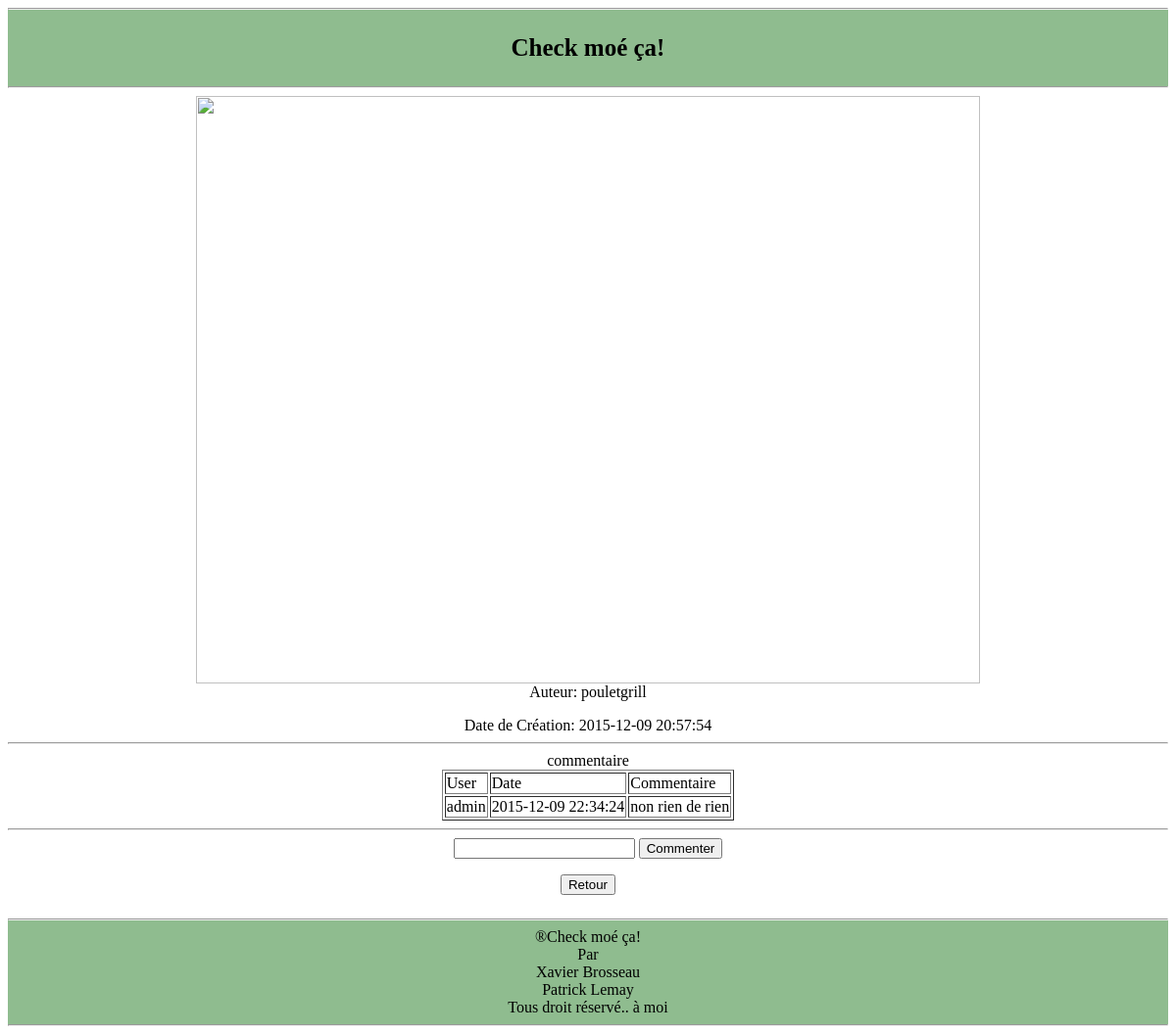
The app's page /gestimage.php?i=img_566887c2ce0dc, older data.
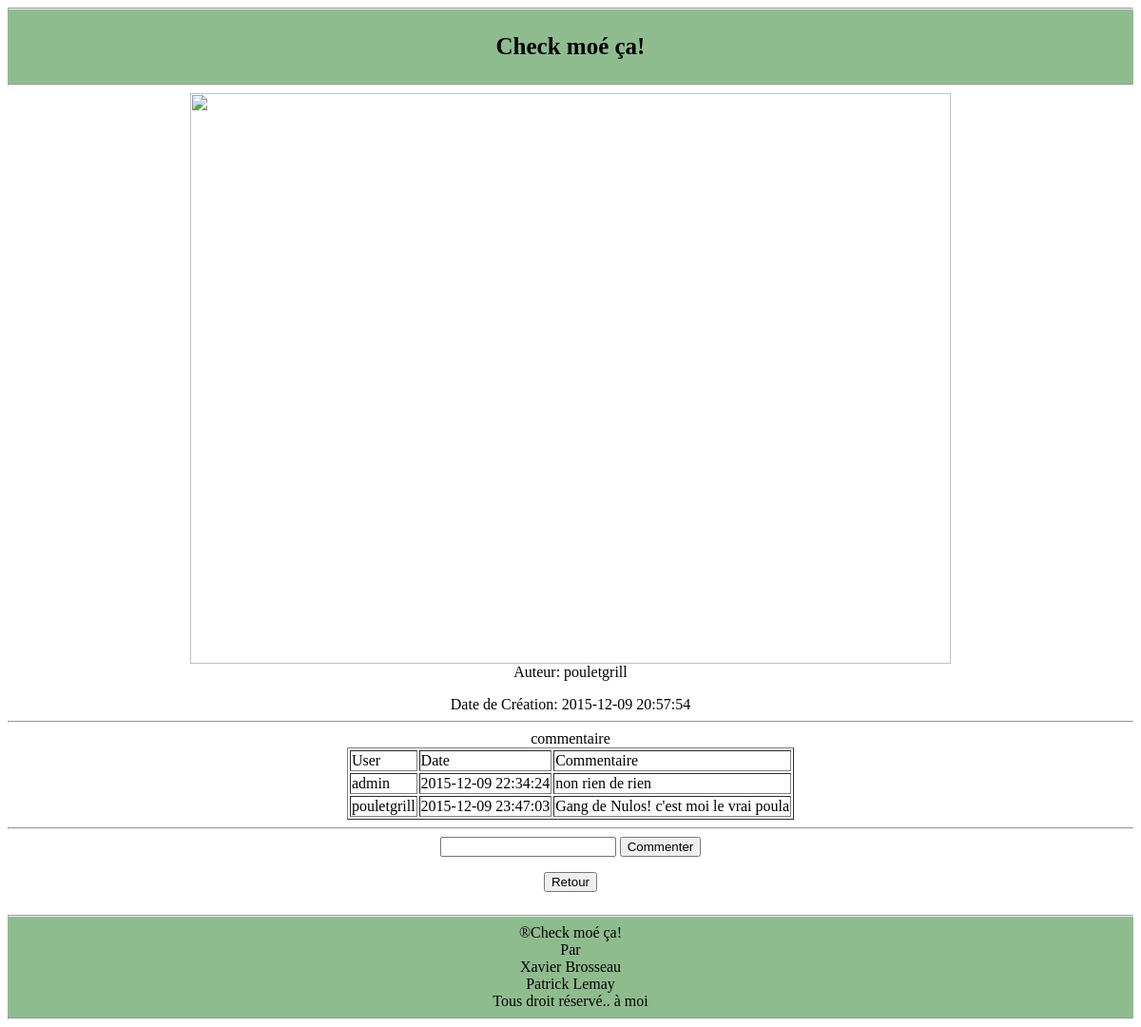
The same page, newer data.
### tables this page shows
CREATE TABLE IF NOT EXISTS `image` (
  `IdImage` varchar(100) NOT NULL,
  `User` varchar(50) NOT NULL,
  `date` varchar(50) NOT NULL,
  PRIMARY KEY (`IdImage`),
  KEY `User` (`User`)
);

CREATE TABLE IF NOT EXISTS `commentaire` (
  `IdCommentaire` bigint(20) NOT NULL AUTO_INCREMENT,
  `User` varchar(50) NOT NULL,
  `Date` varchar(50) NOT NULL,
  `commentaire` varchar(150) NOT NULL,
  `IDImage` varchar(50) NOT NULL,
  PRIMARY KEY (`IdCommentaire`),
  KEY `User` (`User`),
  KEY `IDImage` (`IDImage`)
);

### BDClass.php (called while the page is built, shortened)
<?php
class Gestion
{
    private $bdd;
    function __construct()
    {
        global $bdd;
        $this->bdd = $bdd;
    }
    function GetInfoFromImage($ImageId)
    {
        if($sqlSelect = $this->bdd->prepare("SELECT user, date FROM image WHERE IdImage=?"))
        {
            $sqlSelect->bindParam(1, $ImageId, PDO::PARAM_STR);
            $sqlSelect ->execute();
            $usager =  $sqlSelect->fetchAll();
            return  $usager ;
        }
        else
        {
            die("Erreur : MYSQL statement n'a pas pu être préparé");
        }
    }
    function GetCommentaireFromImage($FIdImage)
    {
       if($sqlSelect = $this->bdd->prepare("SELECT user,date,commentaire,IdCommentaire FROM commentaire WHERE IdImage=?"))
        {
            $sqlSelect ->bindParam(1, $FIdImage, PDO::PARAM_STR);
            $sqlSelect ->execute();
            $toutlesUsagers =  $sqlSelect->fetchAll();
            return  $toutlesUsagers ;
        }
        else
        {
            die("Erreur : MYSQL statement n'a pas pu être préparé");
        }
    }
}

### gestimage.php (the view, shortened to what this page needs)
<head>
    <link rel='stylesheet' type='text/css' href='styles.css'>
</head>
<?php
include_once("BaseDeDonne.php");
include_once("BDClass.php");
$gestion = new Gestion();
include_once("headpage.php");
$image = $_GET["i"];
$imageUser = $gestion->GetInfoFromImage($image)[0][0];
$imageDate = $gestion->GetInfoFromImage($image)[0][1];
echo ("
<div class='lediv'>
    <img class='limg' src='./Images/". $image ."'>
</div>
<div class='comment'>
    <p>Auteur: ".$imageUser."</p>
    <p>Date de Création: ".$imageDate."</p>
</div>
");
echo("
<hr>
<div class='comment'>
commentaire
");
$tableauCommentaire = $gestion->GetCommentaireFromImage($image);
echo("
    <table border='1' style='width:100%'>
    <tr>
        <td>User</td>
        <td>Date</td>
        <td>Commentaire</td>
    </tr>
    ");
for($i = 0; $i < count($tableauCommentaire);$i++)
{
    echo("
        <tr>
            <td>".$tableauCommentaire[$i][0]."</td>
            <td>".$tableauCommentaire[$i][1]."</td>
            <td>".$tableauCommentaire[$i][2]."</td>");
}
echo("
</table>
</div>
");
echo("<hr>
<div class='delete'>
");
echo("
    <form action='comment.php' method='post'>
        <input type='text' name='commentaireSec' maxlength='150'>
        <input type='hidden' name='image' value='". $image ."'>
        <input type='submit' value='Commenter'>
    </form>
");
echo("
    <form action='index.php' method='post'>
        <input type='submit' value='Retour'>
    </form>
    </div>
");

### headpage.php (shortened to what this page needs)
<div style="width: 100%;height: auto;background-color: darkseagreen; text-align: center">
    <hr/>
    <p style="font-size: 25px;font-weight: bold">Check moé ça!</p>
    <hr/>
</div>

### styles.css (style rules this page uses)
.limg { width: 100%; height: 100%; object-fit: contain; }
.lediv { margin-left: auto; margin-right: auto; width: 800px; height: 600px; }
.delete { margin-left: auto; margin-right: auto; height: auto; display: table; margin: 0 auto; text-align: center; }
.comment { margin-left: auto; margin-right: auto; height: auto; display: table; margin: 0 auto; text-align: center; }

Row changes from the older to the newer data that the page shows:
added commentaire: User "pouletgrill", Date "2015-12-09 23:47:03", commentaire "Gang de Nulos! c'est moi le vrai poula"
